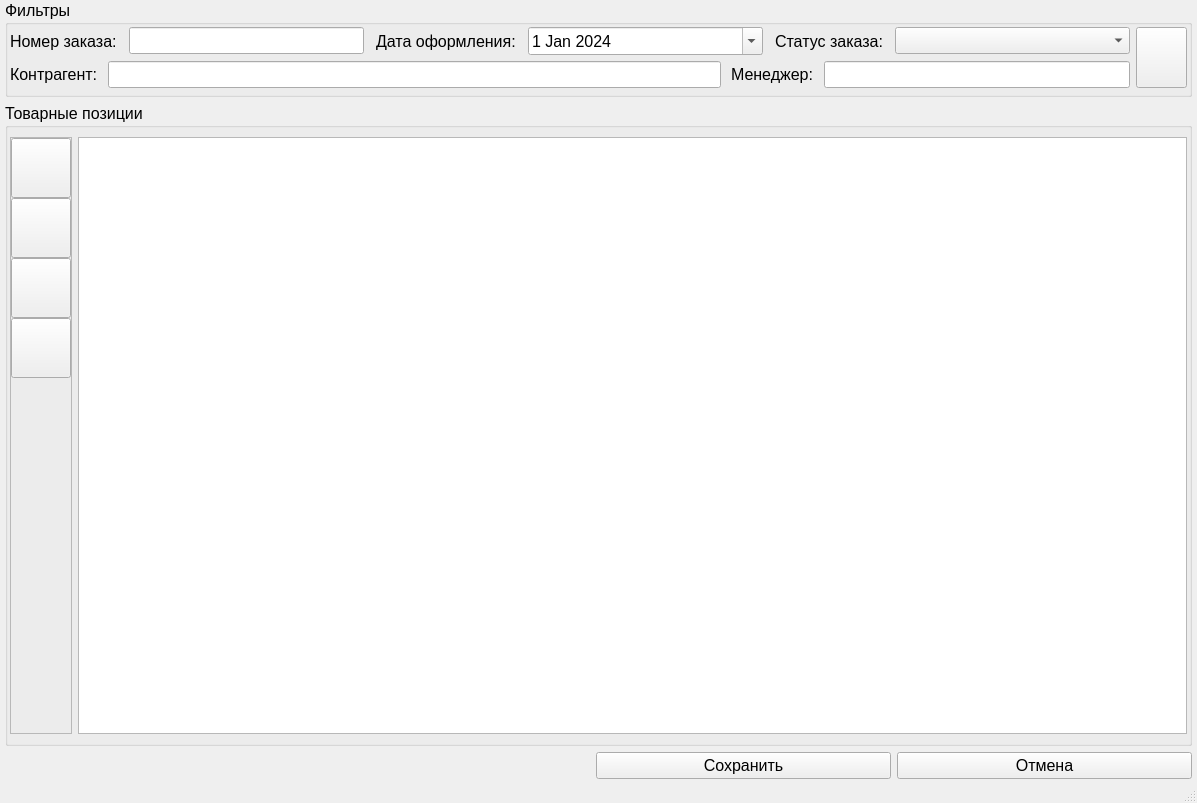
<?xml version="1.0" encoding="UTF-8"?>
<ui version="4.0">
 <class>OrderWindow</class>
 <widget class="QMainWindow" name="OrderWindow">
  <property name="geometry">
   <rect>
    <x>0</x>
    <y>0</y>
    <width>1197</width>
    <height>803</height>
   </rect>
  </property>
  <property name="font">
   <font>
    <family>Segoe UI</family>
    <pointsize>12</pointsize>
   </font>
  </property>
  <property name="windowTitle">
   <string>MainWindow</string>
  </property>
  <widget class="QWidget" name="centralwidget">
   <layout class="QVBoxLayout" name="verticalLayout_3" stretch="0,1,0">
    <property name="leftMargin">
     <number>5</number>
    </property>
    <property name="topMargin">
     <number>0</number>
    </property>
    <property name="rightMargin">
     <number>5</number>
    </property>
    <property name="bottomMargin">
     <number>0</number>
    </property>
    <item>
     <widget class="QGroupBox" name="groupBox_2">
      <property name="title">
       <string>Фильтры</string>
      </property>
      <layout class="QHBoxLayout" name="horizontalLayout_6" stretch="1,1">
       <property name="leftMargin">
        <number>2</number>
       </property>
       <property name="topMargin">
        <number>2</number>
       </property>
       <property name="rightMargin">
        <number>2</number>
       </property>
       <property name="bottomMargin">
        <number>6</number>
       </property>
       <item>
        <layout class="QVBoxLayout" name="verticalLayout_2">
         <item>
          <layout class="QHBoxLayout" name="horizontalLayout" stretch="0,1,0,1,0,1">
           <property name="spacing">
            <number>12</number>
           </property>
           <item>
            <widget class="QLabel" name="label">
             <property name="font">
              <font>
               <family>Segoe UI</family>
               <pointsize>12</pointsize>
              </font>
             </property>
             <property name="text">
              <string>Номер заказа:</string>
             </property>
            </widget>
           </item>
           <item>
            <widget class="QLineEdit" name="leOrderNumber">
             <property name="font">
              <font>
               <family>Segoe UI</family>
               <pointsize>12</pointsize>
              </font>
             </property>
            </widget>
           </item>
           <item>
            <widget class="QLabel" name="label_5">
             <property name="font">
              <font>
               <family>Segoe UI</family>
               <pointsize>12</pointsize>
              </font>
             </property>
             <property name="text">
              <string>Дата оформления:</string>
             </property>
            </widget>
           </item>
           <item>
            <widget class="QDateEdit" name="deDateOn">
             <property name="font">
              <font>
               <family>Segoe UI</family>
               <pointsize>12</pointsize>
              </font>
             </property>
             <property name="buttonSymbols">
              <enum>QAbstractSpinBox::NoButtons</enum>
             </property>
             <property name="minimumDate">
              <date>
               <year>2024</year>
               <month>1</month>
               <day>1</day>
              </date>
             </property>
             <property name="calendarPopup">
              <bool>true</bool>
             </property>
            </widget>
           </item>
           <item>
            <widget class="QLabel" name="label_6">
             <property name="font">
              <font>
               <family>Segoe UI</family>
               <pointsize>12</pointsize>
              </font>
             </property>
             <property name="text">
              <string>Статус заказа:</string>
             </property>
            </widget>
           </item>
           <item>
            <widget class="QComboBox" name="cbOrderState">
             <property name="font">
              <font>
               <family>Segoe UI</family>
               <pointsize>12</pointsize>
              </font>
             </property>
            </widget>
           </item>
          </layout>
         </item>
         <item>
          <layout class="QHBoxLayout" name="horizontalLayout_3" stretch="0,2,0,1">
           <property name="spacing">
            <number>10</number>
           </property>
           <item>
            <widget class="QLabel" name="label_3">
             <property name="font">
              <font>
               <family>Segoe UI</family>
               <pointsize>12</pointsize>
              </font>
             </property>
             <property name="text">
              <string>Контрагент:</string>
             </property>
            </widget>
           </item>
           <item>
            <widget class="QLineEdit" name="leCustomer">
             <property name="font">
              <font>
               <family>Segoe UI</family>
               <pointsize>12</pointsize>
              </font>
             </property>
            </widget>
           </item>
           <item>
            <widget class="QLabel" name="label_7">
             <property name="font">
              <font>
               <family>Segoe UI</family>
               <pointsize>12</pointsize>
              </font>
             </property>
             <property name="text">
              <string>Менеджер:</string>
             </property>
            </widget>
           </item>
           <item>
            <widget class="QLineEdit" name="leManager">
             <property name="font">
              <font>
               <family>Segoe UI</family>
               <pointsize>12</pointsize>
              </font>
             </property>
            </widget>
           </item>
          </layout>
         </item>
        </layout>
       </item>
       <item>
        <widget class="QPushButton" name="btnFilter">
         <property name="sizePolicy">
          <sizepolicy hsizetype="Fixed" vsizetype="Minimum">
           <horstretch>0</horstretch>
           <verstretch>0</verstretch>
          </sizepolicy>
         </property>
         <property name="minimumSize">
          <size>
           <width>48</width>
           <height>48</height>
          </size>
         </property>
         <property name="toolTip">
          <string>Агрегация</string>
         </property>
         <property name="text">
          <string/>
         </property>
         <property name="icon">
          <iconset>
           <normaloff>sources/img/filter_blue.png</normaloff>sources/img/filter_blue.png</iconset>
         </property>
         <property name="iconSize">
          <size>
           <width>48</width>
           <height>48</height>
          </size>
         </property>
         <property name="checkable">
          <bool>false</bool>
         </property>
        </widget>
       </item>
      </layout>
     </widget>
    </item>
    <item>
     <widget class="QGroupBox" name="groupBox">
      <property name="title">
       <string>Товарные позиции</string>
      </property>
      <layout class="QHBoxLayout" name="horizontalLayout_7">
       <property name="leftMargin">
        <number>2</number>
       </property>
       <property name="rightMargin">
        <number>2</number>
       </property>
       <item>
        <widget class="QFrame" name="frame">
         <property name="frameShape">
          <enum>QFrame::StyledPanel</enum>
         </property>
         <property name="frameShadow">
          <enum>QFrame::Raised</enum>
         </property>
         <layout class="QVBoxLayout" name="verticalLayout" stretch="0,0,1,0,5">
          <property name="spacing">
           <number>0</number>
          </property>
          <property name="leftMargin">
           <number>0</number>
          </property>
          <property name="topMargin">
           <number>0</number>
          </property>
          <property name="rightMargin">
           <number>0</number>
          </property>
          <property name="bottomMargin">
           <number>0</number>
          </property>
          <item>
           <widget class="QPushButton" name="btnAddGood">
            <property name="sizePolicy">
             <sizepolicy hsizetype="Fixed" vsizetype="Fixed">
              <horstretch>0</horstretch>
              <verstretch>0</verstretch>
             </sizepolicy>
            </property>
            <property name="minimumSize">
             <size>
              <width>60</width>
              <height>60</height>
             </size>
            </property>
            <property name="toolTip">
             <string>Добавить товар</string>
            </property>
            <property name="toolTipDuration">
             <number>-1</number>
            </property>
            <property name="text">
             <string/>
            </property>
            <property name="icon">
             <iconset>
              <normaloff>sources/img/cart_add.png</normaloff>sources/img/cart_add.png</iconset>
            </property>
            <property name="iconSize">
             <size>
              <width>48</width>
              <height>48</height>
             </size>
            </property>
           </widget>
          </item>
          <item>
           <widget class="QPushButton" name="btnViewGood">
            <property name="sizePolicy">
             <sizepolicy hsizetype="Fixed" vsizetype="Fixed">
              <horstretch>0</horstretch>
              <verstretch>0</verstretch>
             </sizepolicy>
            </property>
            <property name="minimumSize">
             <size>
              <width>60</width>
              <height>60</height>
             </size>
            </property>
            <property name="toolTip">
             <string>Просмотр информации по товару</string>
            </property>
            <property name="text">
             <string/>
            </property>
            <property name="icon">
             <iconset>
              <normaloff>sources/img/cart_full.png</normaloff>sources/img/cart_full.png</iconset>
            </property>
            <property name="iconSize">
             <size>
              <width>48</width>
              <height>48</height>
             </size>
            </property>
           </widget>
          </item>
          <item>
           <widget class="QPushButton" name="btnDelGood">
            <property name="sizePolicy">
             <sizepolicy hsizetype="Fixed" vsizetype="Fixed">
              <horstretch>0</horstretch>
              <verstretch>0</verstretch>
             </sizepolicy>
            </property>
            <property name="minimumSize">
             <size>
              <width>60</width>
              <height>60</height>
             </size>
            </property>
            <property name="toolTip">
             <string>Удалить товар из заказа</string>
            </property>
            <property name="text">
             <string/>
            </property>
            <property name="icon">
             <iconset>
              <normaloff>sources/img/cart_empty_bw.png</normaloff>sources/img/cart_empty_bw.png</iconset>
            </property>
            <property name="iconSize">
             <size>
              <width>48</width>
              <height>48</height>
             </size>
            </property>
           </widget>
          </item>
          <item>
           <widget class="QPushButton" name="btnReport">
            <property name="sizePolicy">
             <sizepolicy hsizetype="Fixed" vsizetype="Fixed">
              <horstretch>0</horstretch>
              <verstretch>0</verstretch>
             </sizepolicy>
            </property>
            <property name="minimumSize">
             <size>
              <width>60</width>
              <height>60</height>
             </size>
            </property>
            <property name="toolTip">
             <string>Создать отчет по заказу</string>
            </property>
            <property name="text">
             <string/>
            </property>
            <property name="icon">
             <iconset>
              <normaloff>sources/img/report1.png</normaloff>sources/img/report1.png</iconset>
            </property>
            <property name="iconSize">
             <size>
              <width>48</width>
              <height>48</height>
             </size>
            </property>
           </widget>
          </item>
          <item>
           <spacer name="verticalSpacer">
            <property name="orientation">
             <enum>Qt::Vertical</enum>
            </property>
            <property name="sizeHint" stdset="0">
             <size>
              <width>20</width>
              <height>40</height>
             </size>
            </property>
           </spacer>
          </item>
         </layout>
        </widget>
       </item>
       <item>
        <widget class="QTableView" name="tvGoods">
         <property name="font">
          <font>
           <family>Segoe UI</family>
           <pointsize>12</pointsize>
          </font>
         </property>
         <property name="editTriggers">
          <set>QAbstractItemView::NoEditTriggers</set>
         </property>
         <property name="showDropIndicator" stdset="0">
          <bool>false</bool>
         </property>
         <property name="alternatingRowColors">
          <bool>true</bool>
         </property>
         <property name="cornerButtonEnabled">
          <bool>true</bool>
         </property>
        </widget>
       </item>
      </layout>
     </widget>
    </item>
    <item>
     <layout class="QHBoxLayout" name="horizontalLayout_2" stretch="2,1,1">
      <item>
       <spacer name="horizontalSpacer_2">
        <property name="orientation">
         <enum>Qt::Horizontal</enum>
        </property>
        <property name="sizeHint" stdset="0">
         <size>
          <width>40</width>
          <height>20</height>
         </size>
        </property>
       </spacer>
      </item>
      <item>
       <widget class="QPushButton" name="btnOk">
        <property name="text">
         <string>Сохранить</string>
        </property>
       </widget>
      </item>
      <item>
       <widget class="QPushButton" name="btnCancel">
        <property name="text">
         <string>Отмена</string>
        </property>
       </widget>
      </item>
     </layout>
    </item>
   </layout>
  </widget>
  <widget class="QMenuBar" name="menubar">
   <property name="geometry">
    <rect>
     <x>0</x>
     <y>0</y>
     <width>1197</width>
     <height>21</height>
    </rect>
   </property>
  </widget>
  <widget class="QStatusBar" name="statusbar"/>
 </widget>
 <resources/>
 <connections/>
</ui>
